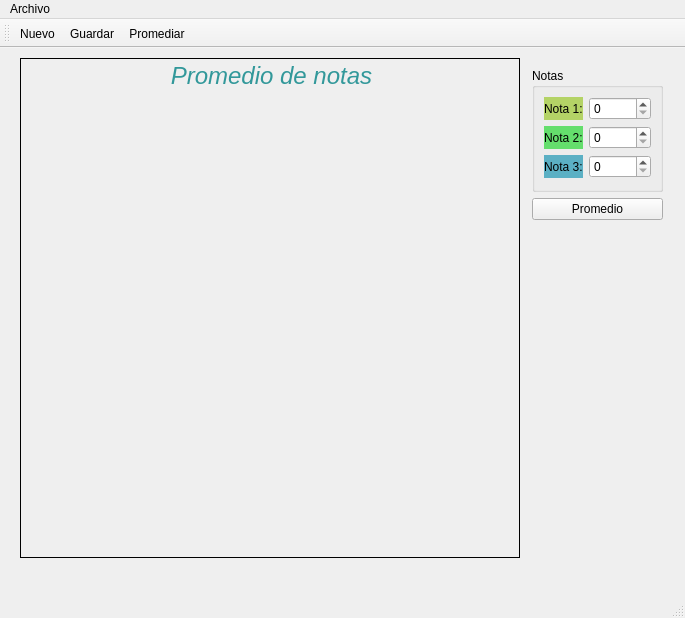
<?xml version="1.0" encoding="UTF-8"?>
<ui version="4.0">
 <class>Principal</class>
 <widget class="QMainWindow" name="Principal">
  <property name="geometry">
   <rect>
    <x>0</x>
    <y>0</y>
    <width>685</width>
    <height>618</height>
   </rect>
  </property>
  <property name="minimumSize">
   <size>
    <width>685</width>
    <height>618</height>
   </size>
  </property>
  <property name="maximumSize">
   <size>
    <width>685</width>
    <height>618</height>
   </size>
  </property>
  <property name="windowTitle">
   <string>Notas</string>
  </property>
  <property name="windowIcon">
   <iconset resource="Resource.qrc">
    <normaloff>:/Resources/calificar-nota.png</normaloff>:/Resources/calificar-nota.png</iconset>
  </property>
  <widget class="QWidget" name="centralwidget">
   <widget class="QLabel" name="outCuadro">
    <property name="geometry">
     <rect>
      <x>20</x>
      <y>10</y>
      <width>500</width>
      <height>500</height>
     </rect>
    </property>
    <property name="frameShape">
     <enum>QFrame::Box</enum>
    </property>
    <property name="text">
     <string>&lt;html&gt;&lt;head/&gt;&lt;body&gt;&lt;p align=&quot;center&quot;&gt;&lt;span style=&quot; font-size:18pt; font-style:italic; color:#32989a;&quot;&gt;Promedio de notas&lt;/span&gt;&lt;/p&gt;&lt;/body&gt;&lt;/html&gt;</string>
    </property>
    <property name="alignment">
     <set>Qt::AlignLeading|Qt::AlignLeft|Qt::AlignTop</set>
    </property>
   </widget>
   <widget class="QWidget" name="widget" native="true">
    <property name="geometry">
     <rect>
      <x>532</x>
      <y>20</y>
      <width>131</width>
      <height>152</height>
     </rect>
    </property>
    <layout class="QVBoxLayout" name="verticalLayout">
     <item>
      <widget class="QGroupBox" name="groupBox">
       <property name="title">
        <string>Notas</string>
       </property>
       <layout class="QFormLayout" name="formLayout">
        <item row="0" column="0">
         <widget class="QLabel" name="label">
          <property name="styleSheet">
           <string notr="true">background-color: rgb(180, 211, 102);</string>
          </property>
          <property name="text">
           <string>Nota 1:</string>
          </property>
         </widget>
        </item>
        <item row="0" column="1">
         <widget class="QSpinBox" name="inNota1">
          <property name="maximum">
           <number>130</number>
          </property>
         </widget>
        </item>
        <item row="1" column="0">
         <widget class="QLabel" name="label_2">
          <property name="styleSheet">
           <string notr="true">background-color: rgb(100, 222, 108);</string>
          </property>
          <property name="text">
           <string>Nota 2:</string>
          </property>
         </widget>
        </item>
        <item row="1" column="1">
         <widget class="QSpinBox" name="inNota2">
          <property name="maximum">
           <number>130</number>
          </property>
         </widget>
        </item>
        <item row="2" column="0">
         <widget class="QLabel" name="label_3">
          <property name="styleSheet">
           <string notr="true">background-color: rgb(91, 176, 196);</string>
          </property>
          <property name="text">
           <string>Nota 3:</string>
          </property>
         </widget>
        </item>
        <item row="2" column="1">
         <widget class="QSpinBox" name="inNota3">
          <property name="maximum">
           <number>130</number>
          </property>
         </widget>
        </item>
       </layout>
      </widget>
     </item>
     <item>
      <widget class="QPushButton" name="cmdPromedio">
       <property name="text">
        <string>Promedio</string>
       </property>
      </widget>
     </item>
    </layout>
   </widget>
  </widget>
  <widget class="QMenuBar" name="menubar">
   <property name="geometry">
    <rect>
     <x>0</x>
     <y>0</y>
     <width>685</width>
     <height>21</height>
    </rect>
   </property>
   <widget class="QMenu" name="menuArchivo">
    <property name="title">
     <string>Archivo</string>
    </property>
    <addaction name="actionNuevo"/>
    <addaction name="actionGuardar"/>
    <addaction name="actionPromediar"/>
   </widget>
   <addaction name="menuArchivo"/>
  </widget>
  <widget class="QStatusBar" name="statusbar"/>
  <widget class="QToolBar" name="toolBar">
   <property name="windowTitle">
    <string>toolBar</string>
   </property>
   <attribute name="toolBarArea">
    <enum>TopToolBarArea</enum>
   </attribute>
   <attribute name="toolBarBreak">
    <bool>false</bool>
   </attribute>
   <addaction name="actionNuevo"/>
   <addaction name="actionGuardar"/>
   <addaction name="actionPromediar"/>
  </widget>
  <action name="actionGuardar">
   <property name="icon">
    <iconset resource="Resource.qrc">
     <normaloff>:/Resources/disco-flexible.png</normaloff>:/Resources/disco-flexible.png</iconset>
   </property>
   <property name="text">
    <string>Guardar</string>
   </property>
   <property name="shortcut">
    <string>Ctrl+S</string>
   </property>
  </action>
  <action name="actionPromediar">
   <property name="icon">
    <iconset resource="Resource.qrc">
     <normaloff>:/Resources/calculos.png</normaloff>:/Resources/calculos.png</iconset>
   </property>
   <property name="text">
    <string>Promediar</string>
   </property>
   <property name="shortcut">
    <string>Ctrl+Shift+P</string>
   </property>
  </action>
  <action name="actionNuevo">
   <property name="icon">
    <iconset resource="Resource.qrc">
     <normaloff>:/Resources/add-file.png</normaloff>:/Resources/add-file.png</iconset>
   </property>
   <property name="text">
    <string>Nuevo</string>
   </property>
   <property name="shortcut">
    <string>Ctrl+N</string>
   </property>
  </action>
 </widget>
 <resources>
  <include location="Resource.qrc"/>
 </resources>
 <connections>
  <connection>
   <sender>actionPromediar</sender>
   <signal>triggered()</signal>
   <receiver>cmdPromedio</receiver>
   <slot>click()</slot>
   <hints>
    <hint type="sourcelabel">
     <x>-1</x>
     <y>-1</y>
    </hint>
    <hint type="destinationlabel">
     <x>606</x>
     <y>206</y>
    </hint>
   </hints>
  </connection>
 </connections>
</ui>
